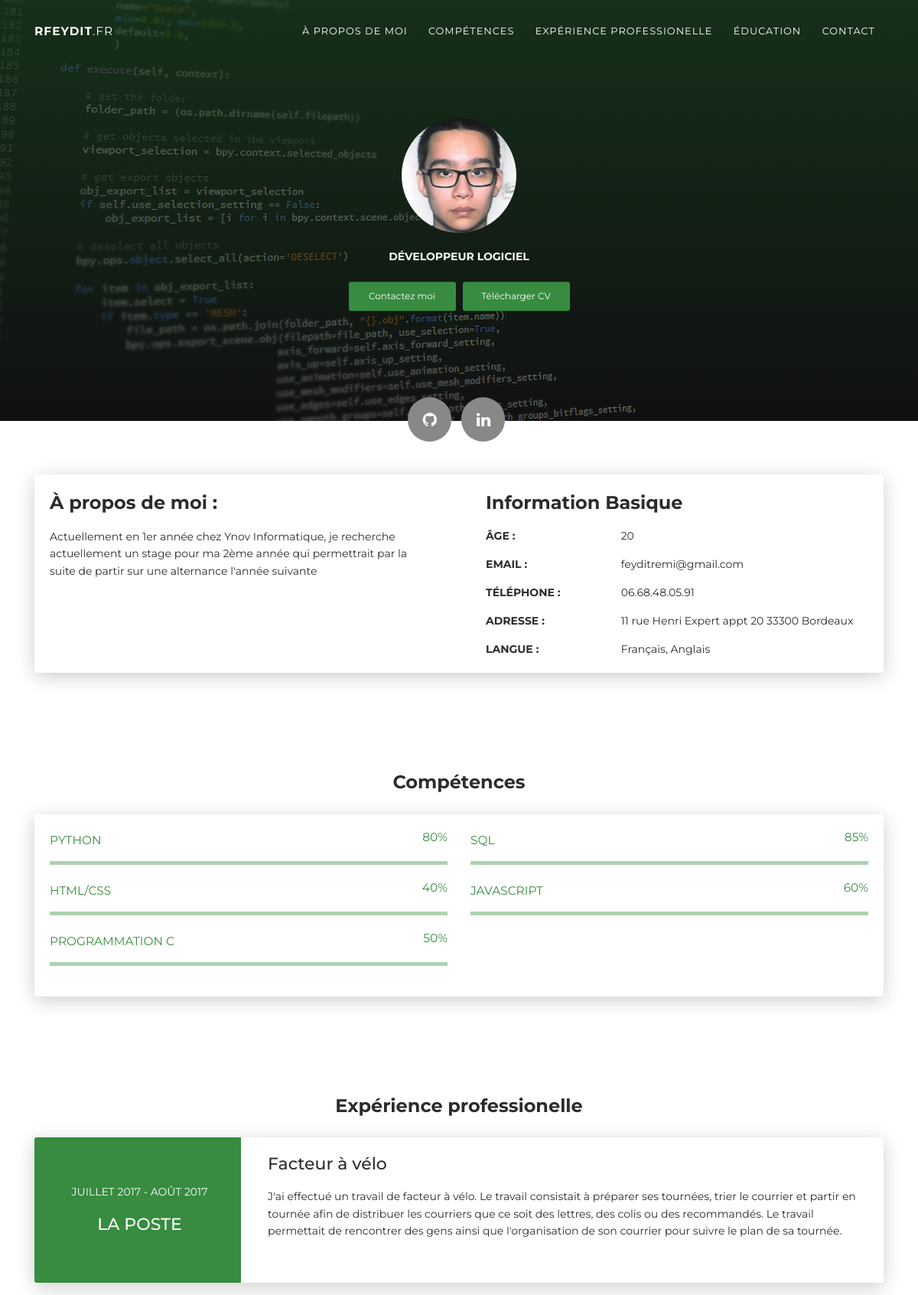
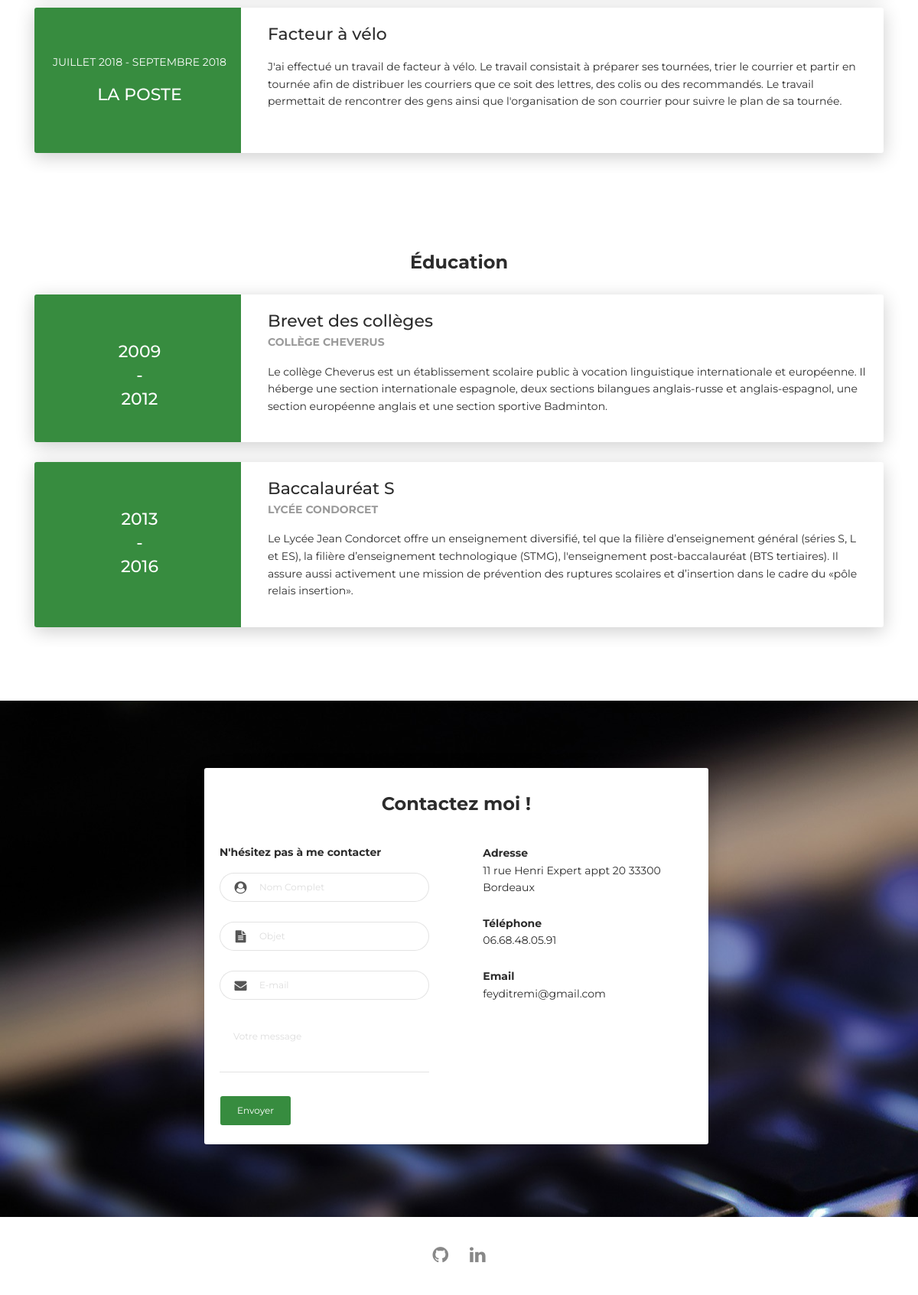
The app's page /CV/index.php (upper part) with its own data (2 pictures, top to bottom).
### tables this page shows
CREATE TABLE `skills` (
  `id` int(11) NOT NULL,
  `skillName` varchar(20) DEFAULT NULL,
  `level` int(11) DEFAULT NULL,
  `idAdmin` int(11) DEFAULT NULL
);

CREATE TABLE `professionalexperience` (
  `id` int(11) NOT NULL,
  `companyName` varchar(20) DEFAULT NULL,
  `startDate` varchar(20) DEFAULT NULL,
  `endDate` varchar(20) DEFAULT NULL,
  `jobName` varchar(20) DEFAULT NULL,
  `description` text NOT NULL,
  `idAdmin` int(11) DEFAULT NULL
);

CREATE TABLE `education` (
  `id` int(11) NOT NULL,
  `startDate` varchar(30) DEFAULT NULL,
  `endDate` varchar(30) DEFAULT NULL,
  `schoolName` varchar(20) DEFAULT NULL,
  `degree` varchar(20) DEFAULT NULL,
  `description` text NOT NULL,
  `idAdmin` int(11) DEFAULT NULL
);

### CV/index.php (the view, shortened to what this page needs)
<!DOCTYPE html>
<html lang="fr">
  <head>
    <link href="https://maxcdn.bootstrapcdn.com/font-awesome/latest/css/font-awesome.min.css" rel="stylesheet">
    <link href="css/aos.css" rel="stylesheet">
    <link href="css/bootstrap.min.css" rel="stylesheet">
    <link href="styles/main.css" rel="stylesheet">
    <link rel="stylesheet" href="https://cdnjs.cloudflare.com/ajax/libs/font-awesome/4.7.0/css/font-awesome.min.css">
    <?php
    $pdo = connectPDO();
    ?>
  </head>
  <body id="top">
    <header>
      <div class="profile-page sidebar-collapse">
        <nav class="navbar navbar-expand-lg fixed-top navbar-transparent bg-primary" color-on-scroll="400">
          <div class="container">
            <div class="navbar-translate"><a class="navbar-brand" href="./index.php" rel="tooltip"><b>rfeydit</b>.fr</a>
            </div>
            <div class="collapse navbar-collapse justify-content-end" id="navigation">
              <ul class="navbar-nav">
                <li class="nav-item"><a class="nav-link smooth-scroll" href="#about">À propos de moi</a></li>
                <li class="nav-item"><a class="nav-link smooth-scroll" href="#skill">Compétences</a></li>
                <li class="nav-item"><a class="nav-link smooth-scroll" href="#experience">Expérience professionelle</a></li>
                <li class="nav-item"><a class="nav-link smooth-scroll" href="#education">Éducation</a></li>
                <li class="nav-item"><a class="nav-link smooth-scroll" href="#contact">Contact</a></li>
              </ul>
            </div>
          </div>
        </nav>
      </div>
    </header>
    <div class="page-content">
      <div>
<div class="profile-page">
    <?php
    $query = $pdo->prepare('SELECT * FROM Admin');
    $query->execute();
    $admins = $query->fetchAll();
    foreach ($admins as $admin)
    {
      $dateString= $admin['birthDate'];
      $age = round(((time()-strtotime($dateString))/(3600*24*365.25))-0.5)
    ?>
  <div class="wrapper">
    <div class="page-header page-header-small" filter-color="green">
      <div class="container">
        <div class="content-center">
          <div class="cc-profile-image"><a href="#"><img src="<?= $admin['picture']?>" alt="Image"/></a></div>
          <p class="category text-white">Développeur logiciel</p><a class="btn btn-primary smooth-scroll mr-2" href="#contact" data-aos="zoom-in" data-aos-anchor="data-aos-anchor">Contactez moi</a><a class="btn btn-primary" href="./cvFeyditRemi.pdf" target=_blank data-aos="zoom-in" data-aos-anchor="data-aos-anchor">Télécharger CV</a>
        </div>
      </div>
      <div class="section">
        <div class="container">
          <div class="button-container">
            <a class="btn btn-default btn-round btn-lg btn-icon" href="<?= $admin['gitLink']?>" target= _blank rel="tooltip" title="" data-original-title="Suivez moi sur GitHub !"><i class="fa fa-github"></i></a>
            <a class="btn btn-default btn-round btn-lg btn-icon" href="<?= $admin['linkedinLink']?>" target= _blank rel="tooltip" title="" data-original-title="Suivez moi sur LinkedIn !"><i class="fa fa-linkedin"></i></a>
          </div>
        </div>
      </div>
    </div>
  </div>
</div>
<div class="section" id="about">
  <div class="container">
    <div class="card" data-aos="fade-up" data-aos-offset="10">
      <div class="row">
        <div class="col-lg-6 col-md-12">
          <div class="card-body">
            <div class="h4 mt-0 title">À propos de moi :</div>
            <p><?= $admin['description']?></p>
          </div>
        </div>
        <div class="col-lg-6 col-md-12">
          <div class="card-body">
            <div class="h4 mt-0 title">Information Basique</div>
            <div class="row">
              <div class="col-sm-4"><strong class="text-uppercase">Âge :</strong></div>
              <div class="col-sm-8"><?= $age ?></div>
            </div>
            <div class="row mt-3">
              <div class="col-sm-4"><strong class="text-uppercase">Email :</strong></div>
              <div class="col-sm-8"><?= $admin['mail'] ?></div>
            </div>
            <div class="row mt-3">
              <div class="col-sm-4"><strong class="text-uppercase">Téléphone :</strong></div>
              <div class="col-sm-8"><?= $admin['telephoneNumber'] ?> </div>
            </div>
            <div class="row mt-3">
              <div class="col-sm-4"><strong class="text-uppercase">Adresse :</strong></div>
              <div class="col-sm-8"><?= $admin['address']. ' ' . $admin['postalCode']. ' ' .$admin['city'] ?> </div>
            </div>
            <div class="row mt-3">
              <div class="col-sm-4"><strong class="text-uppercase">Langue :</strong></div>
              <div class="col-sm-8"><?= $admin['languages'] ?></div>
            </div>
          </div>
        </div>
      </div>
    </div>
  </div>
</div>
    <?php }?>
<div class="section" id="skill">
  <div class="container">
    <div class="h4 text-center mb-4 title">Compétences</div>
    <div class="card" data-aos="fade-up" data-aos-anchor-placement="top-bottom">
      <div class="card-body">
      <?php
        $query = $pdo->prepare('SELECT * FROM Skills');
        $query->execute();
        $skills = $query->fetchAll();
        $compteur=0;
        foreach ($skills as $skill)
        {?>
        <?php
        if($compteur%2 == 0){ ?>
            <div class="row">
              <div class="col-md-6">
                <div class="progress-container progress-primary">
                  <span class="progress-badge"><?php echo $skill['skillName']?></span>
                  <div class="progress">
                <span class="progress-value"><?php echo $skill['level']?>%</span>
              </div>
                </div>
              </div>
              <?php
            }
        if($compteur%2 == 1){?>
              <div class="col-md-6">
                <div class="progress-container progress-primary">
                    <span class="progress-badge"><?php echo $skill['skillName']?></span>
                    <div class="progress">
                <span class="progress-value"><?php echo $skill['level']?>%</span>
              </div>
              </div>
            </div>
          </div>
          <?php }
          $compteur +=1;
        } ?>
        </div>
      </div>
    </div>
</div>
<div class="section" id="experience">
  <div class="container cc-experience">
    <div class="h4 text-center mb-4 title">Expérience professionelle</div>
    <?php
        $query = $pdo->prepare('SELECT * FROM ProfessionalExperience');
        $query->execute();
        $experiences = $query->fetchAll();
        foreach ($experiences as $experience)
    {?>
    <div class="card">
      <div class="row">
        <div class="col-md-3 bg-primary" data-aos="fade-right" data-aos-offset="50" data-aos-duration="500">
          <div class="card-body cc-experience-header">
            <p><?php echo $experience['startDate']. ' - '. $experience['endDate']  ?></p>
            <div class="h5"><?php echo $experience['companyName'] ?></div>
          </div>
        </div>
        <div class="col-md-9" data-aos="fade-left" data-aos-offset="50" data-aos-duration="500">
          <div class="card-body">
            <div class="h5"><?php echo $experience['jobName'] ?></div>
            <p><?php echo $experience['description'] ?></p>
          </div>
        </div>
      </div>
    </div>
        <?php } ?>
    </div>
   </div>
  </div>
</div>
<div class="section" id="education">
  <div class="container cc-education">
    <div class="h4 text-center mb-4 title">Éducation</div>
    <?php
        $query = $pdo->prepare('SELECT * FROM Education');
        $query->execute();
        $educations = $query->fetchAll();
        foreach ($educations as $education)
    {?>
    <div class="card">
      <div class="row">
        <div class="col-md-3 bg-primary" data-aos="fade-right" data-aos-offset="50" data-aos-duration="500">
          <div class="card-body cc-education-header">
          <div class="h5"><?php echo $education['startDate'] ?></div>
            <div class="h5">-</div>
              <div class="h5"><?php echo $education['endDate'] ?></div>
          </div>
        </div>
        <div class="col-md-9" data-aos="fade-left" data-aos-offset="50" data-aos-duration="500">
          <div class="card-body">
            <div class="h5"><?php echo $education['degree'] ?></div>
            <p class="category"><?php echo $education['schoolName'] ?></p>
            <p><?php echo $education['description'] ?></p>
          </div>
        </div>
      </div>
    </div>
        <?php } ?>
  </div>
</div>
<div class="section" id="contact">
  <div class="cc-contact-information" style="background-image: url('images/fondContact.jpg');">
    <div class="container">
      <div class="cc-contact">
        <div class="row">
          <div class="col-md-9">
            <div class="card mb-0" data-aos="zoom-in">
              <div class="h4 text-center title">Contactez moi !</div>
              <div class="row">
                <div class="col-md-6">
                  <div class="card-body">
                    <form action="" method="POST">
                      <div class="p pb-3"><strong>N'hésitez pas à me contacter</strong></div>
                      <div class="row mb-3">
                        <div class="col">
                          <div class="input-group"><span class="input-group-addon"><i class="fa fa-user-circle"></i></span>
                            <input class="form-control" type="text" name="name" placeholder="Nom Complet" required="required"/>
                          </div>
                        </div>
                      </div>
                      <div class="row mb-3">
                        <div class="col">
                          <div class="input-group"><span class="input-group-addon"><i class="fa fa-file-text"></i></span>
                            <input class="form-control" type="text" name="subject" placeholder="Objet" required="required"/>
                          </div>
                        </div>
                      </div>
                      <div class="row mb-3">
                        <div class="col">
                          <div class="input-group"><span class="input-group-addon"><i class="fa fa-envelope"></i></span>
                            <input class="form-control" type="email" name="mail" placeholder="E-mail" required="required"/>
                          </div>
                        </div>
                      </div>
                      <div class="row mb-3">
                        <div class="col">
                          <div class="form-group">
                            <textarea class="form-control" name="message" placeholder="Votre message" required="required"></textarea>
                          </div>
                        </div>
                      </div>
                      <div class="row">
                        <div class="col">
                          <button class="btn btn-primary" type="submit">Envoyer</button>
                        </div>
                      </div>
                    </form>
                  </div>
                </div>
                <div class="col-md-6">
                  <div class="card-body">
                  <?php
                    $query = $pdo->prepare('SELECT * FROM Admin');
                    $query->execute();
                    $admins = $query->fetchAll();
                    foreach ($admins as $admin)
                    { ?>
                    <p class="mb-0"><strong>Adresse </strong></p>
                    <p class="pb-2"><?php echo $admin['address']. ' ' .$admin['postalCode']. ' ' .$admin['city'] ?></p>
                    <p class="mb-0"><strong>Téléphone</strong></p>
                    <p class="pb-2"><?php echo $admin['telephoneNumber'] ?></p>
                    <p class="mb-0"><strong>Email</strong></p>
                    <p><?php echo $admin['mail'] ?></p>
                  </div>
                </div>
              </div>
            </div>
          </div>
        </div>
      </div>
    </div>
  </div>
</div>
</div>
    <footer class="footer">
      <div class="container text-center">
        <a class="cc-github btn btn-link " href="<?php echo $admin['gitLink'] ?>" target= _blank title="Lien vers mon Git"><i class="fa fa-github fa-2x " aria-hidden="true"></i></a>
        <a class="cc-linkedin btn btn-link" href="<?php echo $admin['linkedinLink'] ?>" target= _blank title="Lien vers mon LinkedIn"><i class="fa fa-linkedin fa-2x" aria-hidden="true"></i></a>
      </div>
      <?php } ?>
    </footer>
  </body>
</html>

### records on screen
skills: skillName "PYTHON", level "80"
skills: skillName "SQL", level "85"
skills: skillName "HTML/CSS", level "40"
skills: skillName "JAVASCRIPT", level "60"
skills: skillName "PROGRAMMATION C", level "50"
professionalexperience: startDate "JUILLET 2017", endDate "AOÛT 2017", companyName "LA POSTE", jobName "Facteur à vélo", description "J'ai effectué un travail de facteur à vélo. Le travail consistait à préparer ses tournées, trier le courrier et partir en tournée afin de distribuer les courriers que ce soit des lettres, des colis ou des recommandés. Le travail permettait de rencontrer des gens ainsi que l'organisation de son courrier pour suivre le plan de sa tournée."
professionalexperience: startDate "JUILLET 2018", endDate "SEPTEMBRE 2018", companyName "LA POSTE", jobName "Facteur à vélo", description "J'ai effectué un travail de facteur à vélo. Le travail consistait à préparer ses tournées, trier le courrier et partir en tournée afin de distribuer les courriers que ce soit des lettres, des colis ou des recommandés. Le travail permettait de rencontrer des gens ainsi que l'organisation de son courrier pour suivre le plan de sa tournée."
education: startDate "2009", endDate "2012", degree "Brevet des collèges", schoolName "COLLÈGE CHEVERUS", description "Le collège Cheverus est un établissement scolaire public à vocation linguistique internationale et européenne. Il héberge une section internationale espagnole, deux sections bilangues anglais-russe et anglais-espagnol, une section européenne anglais et une section sportive Badminton."
education: startDate "2013", endDate "2016", degree "Baccalauréat S", schoolName "LYCÉE CONDORCET", description "Le Lycée Jean Condorcet offre un enseignement diversifié, tel que la filière d’enseignement général (séries S, L et ES), la filière d’enseignement technologique (STMG), l'enseignement post-baccalauréat (BTS tertiaires). Il assure aussi activement une mission de prévention des ruptures scolaires et d’insertion dans le cadre du «pôle relais insertion»."

### other values on screen
$admin['description'] "Actuellement en 1er année chez Ynov Informatique, je recherche actuellement un stage pour ma 2ème année qui permettrait par la suite de partir sur une alternance l'année suivante"
$age "20"
$admin['mail'] "feyditremi@gmail.com"
$admin['telephoneNumber'] "06.68.48.05.91"
$admin['address'] "11 rue Henri Expert appt 20"
$admin['postalCode'] "33300"
$admin['city'] "Bordeaux"
$admin['languages'] "Français, Anglais"
